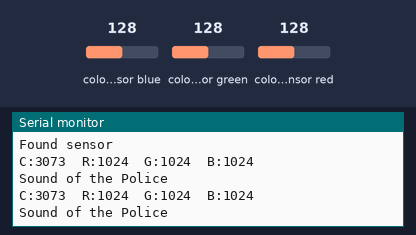
Recording of a sketch running on a simulated Arduino Uno, built with avr-gcc and run on an emulated ATmega328P. Shown: the last lines printed to the serial monitor. The inputs (shaded band) are chosen by the test bench; at power-on: colour sensor blue 128, colour sensor green 128, colour sensor red 128.

Above: at 6.9 s.
7.0 s: colour sensor blue set to 5
At 10.6 s:
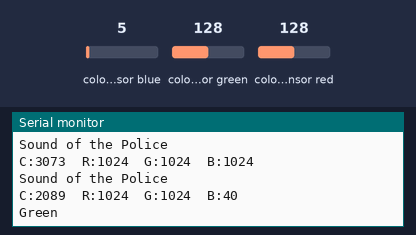
13.7 s: colour sensor green set to 5
At 16.5 s:
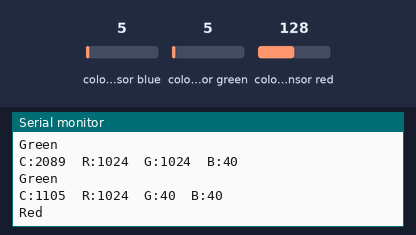
19.8 s: colour sensor blue set to 64
At 22.4 s:
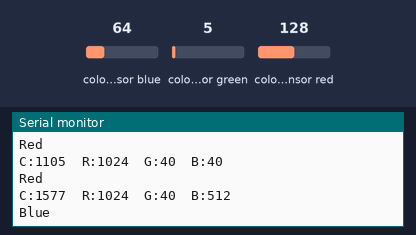
25.9 s: colour sensor red set to 5
At 28.2 s:
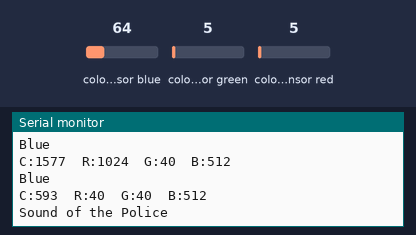
Timing chart, 0 to 29.7 s (numbered marks = the images above; inputs shaded):
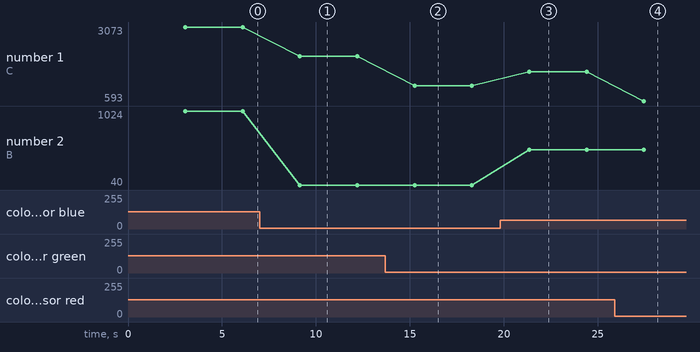

The sketch:

Select_thr_Color.ino
```cpp
/*  RGB light sensor demo sketch

 *

 * This sketch gets a color RGB reading from the light sensor

 * on the Adafruit TCS34725 (or equivelant) breakout module.

 *

 * This sketch was adapted from the original that comes with the

 * Adafruit library for Arduino Step by Step by Peter Dalmaris.

 *

 * Components

 * ----------

 *  - Arduino Uno

 *  - Adafruit RGB TCS34725 sensor breakout or equivelant

 *

 *  Libraries

 *  ---------

 *  - Wire

 *  - Adafruit_TCS34725

 *

 * Connections

 * -----------

 *  Break out    |    Arduino Uno

 *  -----------------------------

 *      VIN      |      5V

 *      GND      |      GND

 *      SCL      |      SCL or A5

 *      SDA      |      SDA or A4

 *      LED      |      GND to turn off (or any digital out set to LOW)

 *      INT      |      2 (but not used in this sketch)

 *

 * Other information

 * -----------------

 *  For information on RGB color: https://en.wikipedia.org/wiki/RGB_color_model

 *  For information on color temperature: https://en.wikipedia.org/wiki/Color_temperature

 *  For more information on the breakout see https://www.adafruit.com/product/1334

 *  The repository for the library used is at https://github.com/adafruit/Adafruit_TCS34725

 *

 *  Created on October 8 2016 by Peter Dalmaris

 *

 */
#include <Wire.h>
#include "Adafruit_TCS34725.h"
Adafruit_TCS34725 tcs = Adafruit_TCS34725(TCS34725_INTEGRATIONTIME_50MS, TCS34725_GAIN_4X);
void setup() {
  Serial.begin(9600);
  Serial.println("Color View Test!");
  if (tcs.begin()) {
    Serial.println("Found sensor");
  } else {
    Serial.println("No TCS34725 found ... check your connections");
    while (1); // halt!
  }
}
void loop() {
  uint16_t clear, red, green, blue;
  tcs.setInterrupt(true);      // turn on LED
  delay(3000);  // takes 50ms to read
  tcs.getRawData(&red, &green, &blue, &clear);
  tcs.setInterrupt(true);  // turn off LED
  Serial.print("C:"); Serial.print(clear);
  Serial.print("\tR:"); Serial.print(red);
  Serial.print("\tG:"); Serial.print(green);
  Serial.print("\tB:"); Serial.println(blue);
  if (red>green && green==blue && red>blue){
    Serial.println("Red");
  }
  else if (green==red && green>blue && red>blue){
    Serial.println("Green");
  }
  else if (red>23 && red>green && green>blue && red>blue){
    Serial.println("Yellow");
  }
  else if ( red>green && blue>green && red>blue){
    Serial.println("Blue");
  }
  else if (red>23 && red>green && blue>green && red>blue){
    Serial.println("Violet");
  }
  else if ( blue>15 && red>green && blue==green && red>blue){
    Serial.println("Sky blue");
  }
  else {Serial.println("Sound of the Police");}
}
```

Measured:
- after the input at 7.0 s, the serial monitor: prints a new line after 2.2 s (image 1)
- after the input at 13.7 s, the serial monitor: prints a new line after 1.6 s (image 2)
- after the input at 19.8 s, the serial monitor: prints a new line after 1.6 s (image 3)
- after the input at 25.9 s, the serial monitor: prints a new line after 1.6 s (image 4)
- plotted number 1: 3073 → 2089 after the input at 7.0 s, 2089 → 1105 after the input at 13.7 s, 1105 → 1577 after the input at 19.8 s, 1577 → 593 after the input at 25.9 s
- plotted number 2: 1024 → 40 after the input at 7.0 s, 40 → 512 after the input at 19.8 s
